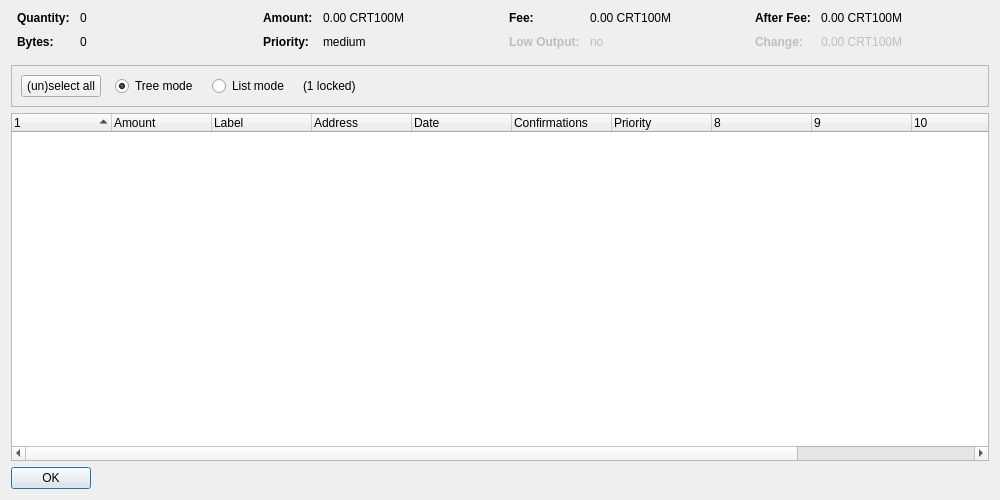
<?xml version="1.0" encoding="UTF-8"?>
<ui version="4.0">
 <class>CoinControlDialog</class>
 <widget class="QDialog" name="CoinControlDialog">
  <property name="geometry">
   <rect>
    <x>0</x>
    <y>0</y>
    <width>1000</width>
    <height>500</height>
   </rect>
  </property>
  <property name="windowTitle">
   <string>Coin Control Address Selection</string>
  </property>
  <layout class="QVBoxLayout" name="verticalLayout">
   <item>
    <layout class="QHBoxLayout" name="horizontalLayoutTop" stretch="0,0,0,0">
     <property name="topMargin">
      <number>0</number>
     </property>
     <property name="bottomMargin">
      <number>10</number>
     </property>
     <item>
      <layout class="QFormLayout" name="formLayoutCoinControl1">
       <property name="horizontalSpacing">
        <number>10</number>
       </property>
       <property name="verticalSpacing">
        <number>10</number>
       </property>
       <property name="leftMargin">
        <number>6</number>
       </property>
       <property name="rightMargin">
        <number>6</number>
       </property>
       <item row="0" column="0">
        <widget class="QLabel" name="labelCoinControlQuantityText">
         <property name="font">
          <font>
           <weight>75</weight>
           <bold>true</bold>
          </font>
         </property>
         <property name="text">
          <string>Quantity:</string>
         </property>
        </widget>
       </item>
       <item row="0" column="1">
        <widget class="QLabel" name="labelCoinControlQuantity">
         <property name="cursor">
          <cursorShape>IBeamCursor</cursorShape>
         </property>
         <property name="contextMenuPolicy">
          <enum>Qt::ActionsContextMenu</enum>
         </property>
         <property name="text">
          <string notr="true">0</string>
         </property>
         <property name="textInteractionFlags">
          <set>Qt::LinksAccessibleByMouse|Qt::TextSelectableByKeyboard|Qt::TextSelectableByMouse</set>
         </property>
        </widget>
       </item>
       <item row="1" column="0">
        <widget class="QLabel" name="labelCoinControlBytesText">
         <property name="font">
          <font>
           <weight>75</weight>
           <bold>true</bold>
          </font>
         </property>
         <property name="text">
          <string>Bytes:</string>
         </property>
        </widget>
       </item>
       <item row="1" column="1">
        <widget class="QLabel" name="labelCoinControlBytes">
         <property name="cursor">
          <cursorShape>IBeamCursor</cursorShape>
         </property>
         <property name="contextMenuPolicy">
          <enum>Qt::ActionsContextMenu</enum>
         </property>
         <property name="text">
          <string notr="true">0</string>
         </property>
         <property name="textInteractionFlags">
          <set>Qt::LinksAccessibleByMouse|Qt::TextSelectableByKeyboard|Qt::TextSelectableByMouse</set>
         </property>
        </widget>
       </item>
      </layout>
     </item>
     <item>
      <layout class="QFormLayout" name="formLayoutCoinControl2">
       <property name="horizontalSpacing">
        <number>10</number>
       </property>
       <property name="verticalSpacing">
        <number>10</number>
       </property>
       <property name="leftMargin">
        <number>6</number>
       </property>
       <property name="rightMargin">
        <number>6</number>
       </property>
       <item row="0" column="0">
        <widget class="QLabel" name="labelCoinControlAmountText">
         <property name="font">
          <font>
           <weight>75</weight>
           <bold>true</bold>
          </font>
         </property>
         <property name="text">
          <string>Amount:</string>
         </property>
        </widget>
       </item>
       <item row="0" column="1">
        <widget class="QLabel" name="labelCoinControlAmount">
         <property name="cursor">
          <cursorShape>IBeamCursor</cursorShape>
         </property>
         <property name="contextMenuPolicy">
          <enum>Qt::ActionsContextMenu</enum>
         </property>
         <property name="text">
          <string notr="true">0.00 CRT100M</string>
         </property>
         <property name="textInteractionFlags">
          <set>Qt::LinksAccessibleByMouse|Qt::TextSelectableByKeyboard|Qt::TextSelectableByMouse</set>
         </property>
        </widget>
       </item>
       <item row="1" column="0">
        <widget class="QLabel" name="labelCoinControlPriorityText">
         <property name="font">
          <font>
           <weight>75</weight>
           <bold>true</bold>
          </font>
         </property>
         <property name="text">
          <string>Priority:</string>
         </property>
        </widget>
       </item>
       <item row="1" column="1">
        <widget class="QLabel" name="labelCoinControlPriority">
         <property name="cursor">
          <cursorShape>IBeamCursor</cursorShape>
         </property>
         <property name="contextMenuPolicy">
          <enum>Qt::ActionsContextMenu</enum>
         </property>
         <property name="text">
          <string notr="true">medium</string>
         </property>
         <property name="textInteractionFlags">
          <set>Qt::LinksAccessibleByMouse|Qt::TextSelectableByKeyboard|Qt::TextSelectableByMouse</set>
         </property>
        </widget>
       </item>
      </layout>
     </item>
     <item>
      <layout class="QFormLayout" name="formLayoutCoinControl3">
       <property name="horizontalSpacing">
        <number>10</number>
       </property>
       <property name="verticalSpacing">
        <number>10</number>
       </property>
       <property name="leftMargin">
        <number>6</number>
       </property>
       <property name="rightMargin">
        <number>6</number>
       </property>
       <item row="0" column="0">
        <widget class="QLabel" name="labelCoinControlFeeText">
         <property name="font">
          <font>
           <weight>75</weight>
           <bold>true</bold>
          </font>
         </property>
         <property name="text">
          <string>Fee:</string>
         </property>
        </widget>
       </item>
       <item row="0" column="1">
        <widget class="QLabel" name="labelCoinControlFee">
         <property name="cursor">
          <cursorShape>IBeamCursor</cursorShape>
         </property>
         <property name="contextMenuPolicy">
          <enum>Qt::ActionsContextMenu</enum>
         </property>
         <property name="text">
          <string notr="true">0.00 CRT100M</string>
         </property>
         <property name="textInteractionFlags">
          <set>Qt::LinksAccessibleByMouse|Qt::TextSelectableByKeyboard|Qt::TextSelectableByMouse</set>
         </property>
        </widget>
       </item>
       <item row="1" column="0">
        <widget class="QLabel" name="labelCoinControlLowOutputText">
         <property name="enabled">
          <bool>false</bool>
         </property>
         <property name="font">
          <font>
           <weight>75</weight>
           <bold>true</bold>
          </font>
         </property>
         <property name="text">
          <string>Low Output:</string>
         </property>
        </widget>
       </item>
       <item row="1" column="1">
        <widget class="QLabel" name="labelCoinControlLowOutput">
         <property name="enabled">
          <bool>false</bool>
         </property>
         <property name="cursor">
          <cursorShape>IBeamCursor</cursorShape>
         </property>
         <property name="contextMenuPolicy">
          <enum>Qt::ActionsContextMenu</enum>
         </property>
         <property name="text">
          <string notr="true">no</string>
         </property>
         <property name="textInteractionFlags">
          <set>Qt::LinksAccessibleByMouse|Qt::TextSelectableByKeyboard|Qt::TextSelectableByMouse</set>
         </property>
        </widget>
       </item>
      </layout>
     </item>
     <item>
      <layout class="QFormLayout" name="formLayoutCoinControl4">
       <property name="horizontalSpacing">
        <number>10</number>
       </property>
       <property name="verticalSpacing">
        <number>10</number>
       </property>
       <property name="leftMargin">
        <number>6</number>
       </property>
       <property name="rightMargin">
        <number>6</number>
       </property>
       <item row="0" column="0">
        <widget class="QLabel" name="labelCoinControlAfterFeeText">
         <property name="font">
          <font>
           <weight>75</weight>
           <bold>true</bold>
          </font>
         </property>
         <property name="text">
          <string>After Fee:</string>
         </property>
        </widget>
       </item>
       <item row="0" column="1">
        <widget class="QLabel" name="labelCoinControlAfterFee">
         <property name="cursor">
          <cursorShape>IBeamCursor</cursorShape>
         </property>
         <property name="contextMenuPolicy">
          <enum>Qt::ActionsContextMenu</enum>
         </property>
         <property name="text">
          <string notr="true">0.00 CRT100M</string>
         </property>
         <property name="textInteractionFlags">
          <set>Qt::LinksAccessibleByMouse|Qt::TextSelectableByKeyboard|Qt::TextSelectableByMouse</set>
         </property>
        </widget>
       </item>
       <item row="1" column="0">
        <widget class="QLabel" name="labelCoinControlChangeText">
         <property name="enabled">
          <bool>false</bool>
         </property>
         <property name="font">
          <font>
           <weight>75</weight>
           <bold>true</bold>
          </font>
         </property>
         <property name="text">
          <string>Change:</string>
         </property>
        </widget>
       </item>
       <item row="1" column="1">
        <widget class="QLabel" name="labelCoinControlChange">
         <property name="enabled">
          <bool>false</bool>
         </property>
         <property name="cursor">
          <cursorShape>IBeamCursor</cursorShape>
         </property>
         <property name="contextMenuPolicy">
          <enum>Qt::ActionsContextMenu</enum>
         </property>
         <property name="text">
          <string notr="true">0.00 CRT100M</string>
         </property>
         <property name="textInteractionFlags">
          <set>Qt::LinksAccessibleByMouse|Qt::TextSelectableByKeyboard|Qt::TextSelectableByMouse</set>
         </property>
        </widget>
       </item>
      </layout>
     </item>
    </layout>
   </item>
   <item>
    <widget class="QFrame" name="frame">
     <property name="minimumSize">
      <size>
       <width>0</width>
       <height>40</height>
      </size>
     </property>
     <property name="frameShape">
      <enum>QFrame::StyledPanel</enum>
     </property>
     <property name="frameShadow">
      <enum>QFrame::Sunken</enum>
     </property>
     <layout class="QHBoxLayout" name="horizontalLayout">
      <item>
       <layout class="QHBoxLayout" name="horizontalLayoutPanel" stretch="0,0,0,0,0">
        <property name="spacing">
         <number>14</number>
        </property>
        <item>
         <widget class="QPushButton" name="pushButtonSelectAll">
          <property name="sizePolicy">
           <sizepolicy hsizetype="Maximum" vsizetype="Fixed">
            <horstretch>0</horstretch>
            <verstretch>0</verstretch>
           </sizepolicy>
          </property>
          <property name="text">
           <string>(un)select all</string>
          </property>
         </widget>
        </item>
        <item>
         <widget class="QRadioButton" name="radioTreeMode">
          <property name="sizePolicy">
           <sizepolicy hsizetype="Maximum" vsizetype="Fixed">
            <horstretch>0</horstretch>
            <verstretch>0</verstretch>
           </sizepolicy>
          </property>
          <property name="text">
           <string>Tree mode</string>
          </property>
          <property name="checked">
           <bool>true</bool>
          </property>
         </widget>
        </item>
        <item>
         <widget class="QRadioButton" name="radioListMode">
          <property name="sizePolicy">
           <sizepolicy hsizetype="Maximum" vsizetype="Fixed">
            <horstretch>0</horstretch>
            <verstretch>0</verstretch>
           </sizepolicy>
          </property>
          <property name="text">
           <string>List mode</string>
          </property>
         </widget>
        </item>
        <item>
         <widget class="QLabel" name="labelLocked">
          <property name="text">
           <string notr="true">(1 locked)</string>
          </property>
         </widget>
        </item>
        <item>
         <spacer name="horizontalSpacer">
          <property name="orientation">
           <enum>Qt::Horizontal</enum>
          </property>
          <property name="sizeHint" stdset="0">
           <size>
            <width>40</width>
            <height>20</height>
           </size>
          </property>
         </spacer>
        </item>
       </layout>
      </item>
     </layout>
    </widget>
   </item>
   <item>
    <widget class="CoinControlTreeWidget" name="treeWidget">
     <property name="contextMenuPolicy">
      <enum>Qt::CustomContextMenu</enum>
     </property>
     <property name="sortingEnabled">
      <bool>false</bool>
     </property>
     <property name="columnCount">
      <number>12</number>
     </property>
     <attribute name="headerShowSortIndicator" stdset="0">
      <bool>true</bool>
     </attribute>
     <attribute name="headerStretchLastSection">
      <bool>false</bool>
     </attribute>
     <column>
      <property name="text">
       <string/>
      </property>
     </column>
     <column>
      <property name="text">
       <string>Amount</string>
      </property>
     </column>
     <column>
      <property name="text">
       <string notr="true">Label</string>
      </property>
     </column>
     <column>
      <property name="text">
       <string>Address</string>
      </property>
     </column>
     <column>
      <property name="text">
       <string>Date</string>
      </property>
     </column>
     <column>
      <property name="text">
       <string>Confirmations</string>
      </property>
      <property name="toolTip">
       <string>Confirmed</string>
      </property>
     </column>
     <column>
      <property name="text">
       <string>Priority</string>
      </property>
     </column>
     <column>
      <property name="text">
       <string/>
      </property>
     </column>
     <column>
      <property name="text">
       <string/>
      </property>
     </column>
     <column>
      <property name="text">
       <string/>
      </property>
     </column>
     <column>
      <property name="text">
       <string/>
      </property>
     </column>
     <column>
      <property name="text">
       <string/>
      </property>
     </column>
    </widget>
   </item>
   <item>
    <widget class="QDialogButtonBox" name="buttonBox">
     <property name="sizePolicy">
      <sizepolicy hsizetype="Maximum" vsizetype="Fixed">
       <horstretch>0</horstretch>
       <verstretch>0</verstretch>
      </sizepolicy>
     </property>
     <property name="orientation">
      <enum>Qt::Horizontal</enum>
     </property>
     <property name="standardButtons">
      <set>QDialogButtonBox::Ok</set>
     </property>
    </widget>
   </item>
  </layout>
 </widget>
 <customwidgets>
  <customwidget>
   <class>CoinControlTreeWidget</class>
   <extends>QTreeWidget</extends>
   <header>coincontroltreewidget.h</header>
  </customwidget>
 </customwidgets>
 <resources/>
 <connections/>
</ui>
